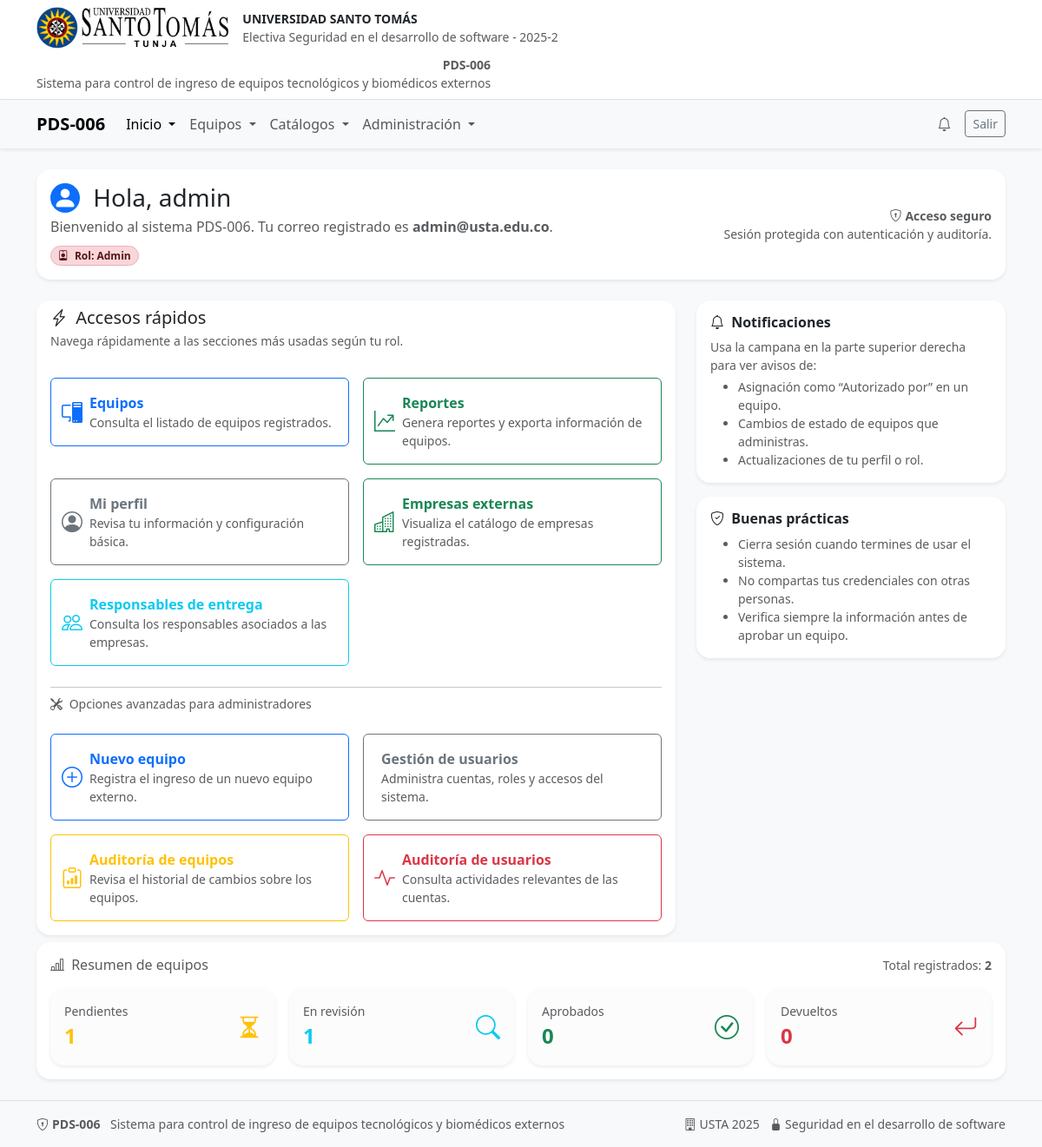
The app's page /dashboard (signed in) with its own data.
### models.py (models this page shows, shortened)
class Base(DeclarativeBase):  # para heredar en los modelos, es decir para hacer el mapeo ORM
    pass # pass es para indicar que no hay nada más que hacer aquí, es un marcador de posición.

class User(Base, UserMixin):
    __tablename__ = "users"
    id: Mapped[int] = mapped_column(Integer, primary_key=True, autoincrement=True)
    identificacion: Mapped[str] = mapped_column(
        String(30),
        unique=True,
        nullable=False,
        index=True
    )
    username: Mapped[str] = mapped_column(String(50), unique=True, nullable=False, index=True)
    email: Mapped[str] = mapped_column(String(120), unique=True, nullable=False, index=True)
    password_hash: Mapped[str] = mapped_column(String(255), nullable=False)
    role: Mapped[str] = mapped_column(
        Enum("admin", "usuario"),
        default="usuario",
        nullable=False
    )

### app.py (the view)
@app.route("/dashboard")
@login_required
def dashboard():
    db = SessionLocal()
    try:
        data = {
            "nombre": current_user.username,
            "correo": current_user.email,
        }
        total_equipos = db.query(func.count(Equipo.id)).scalar() or 0
        rows = (
            db.query(Equipo.estado, func.count(Equipo.id))
              .group_by(Equipo.estado)
              .all()
        )
        por_estado = {
            "pendiente": 0,
            "en_revision": 0,
            "aprobado": 0,
            "devuelto": 0,
        }
        for est, cnt in rows:
            if est in por_estado:
                por_estado[est] = cnt or 0
        metrics = {
            "total": total_equipos,
            "por_estado": por_estado,
        }
        return render_template("dashboard.html", data=data, metrics=metrics)
    finally:
        db.close()

### app.py (called while the page is built)
@login_manager.user_loader # carga el usuario a partir del ID almacenado en la sesión
def load_user(user_id):
    db = SessionLocal()
    try:
        return db.get(User, int(user_id))
    finally:
        db.close()

@app.teardown_appcontext # cerrar sesión de BD al terminar request
def remove_session(exception=None):
    SessionLocal.remove()

@app.context_processor
def inject_photo_url_helpers():
    def photo_url(kind: str, obj_id: int):
        path = f"uploads/{kind}_{obj_id}.png"
        full = os.path.join(app.static_folder, path)
        if os.path.exists(full):
            return url_for('static', filename=path)
        return url_for('static', filename='img/logo.png')
    return dict(photo_url=photo_url)

### templates/dashboard.html (shortened to what this page needs)
{% extends "base.html" %}
{% block content %}
<div class="row g-4">
  <div class="col-12">
    <div class="card shadow-sm border-0">
      <div class="card-body d-flex flex-column flex-md-row justify-content-between align-items-start align-items-md-center gap-3">
        <div>
          <h3 class="mb-1">
          <span class="d-inline-flex align-items-center justify-content-center bg-primary text-white rounded-circle me-2" style="width: 34px; height: 34px;">
          <i class="bi bi-person-fill"></i>
          </span>
          Hola, {{ data.nombre }}
          </h3>
          <p class="mb-2 text-muted">
            Bienvenido al sistema PDS-006. Tu correo registrado es
            <strong>{{ data.correo }}</strong>.
          </p>
          <span class="badge rounded-pill
                       {% if current_user.role == 'admin' %}bg-danger-subtle text-danger-emphasis border border-danger-subtle
                       {% else %}bg-primary-subtle text-primary-emphasis border border-primary-subtle{% endif %}">
            <i class="bi bi-person-badge me-1"></i>
            Rol: {{ current_user.role|capitalize }}
          </span>
        </div>
        <div class="text-muted small text-md-end">
          <div class="fw-semibold">
            <i class="bi bi-shield-lock me-1"></i>Acceso seguro
          </div>
          <div>Sesión protegida con autenticación y auditoría.</div>
        </div>
      </div>
    </div>
  </div>
  <div class="col-12 col-lg-8">
    <div class="card shadow-sm border-0 h-100">
      <div class="card-header bg-transparent border-0 pb-0">
        <h5 class="card-title mb-1">
          <i class="bi bi-lightning-charge me-1"></i> Accesos rápidos
        </h5>
        <p class="text-muted small mb-3">
          Navega rápidamente a las secciones más usadas según tu rol.
        </p>
      </div>
      <div class="card-body">
        <div class="row g-3">
          <div class="col-12 col-md-6">
            <a href="{{ url_for('equipos_index') }}"
               class="btn btn-outline-primary w-100 text-start d-flex align-items-center gap-2 py-3">
              <i class="bi bi-pc-display fs-4"></i>
              <div>
                <div class="fw-semibold">Equipos</div>
                <div class="small text-muted">
                  Consulta el listado de equipos registrados.
                </div>
              </div>
            </a>
          </div>
          <div class="col-12 col-md-6">
            <a href="{{ url_for('reportes') }}"
               class="btn btn-outline-success w-100 text-start d-flex align-items-center gap-2 py-3">
              <i class="bi bi-graph-up-arrow fs-4"></i>
              <div>
                <div class="fw-semibold">Reportes</div>
                <div class="small text-muted">
                  Genera reportes y exporta información de equipos.
                </div>
              </div>
            </a>
          </div>
          <div class="col-12 col-md-6">
            <a href="{{ url_for('perfil') }}"
               class="btn btn-outline-secondary w-100 text-start d-flex align-items-center gap-2 py-3">
              <i class="bi bi-person-circle fs-4"></i>
              <div>
                <div class="fw-semibold">Mi perfil</div>
                <div class="small text-muted">
                  Revisa tu información y configuración básica.
                </div>
              </div>
            </a>
          </div>
          <div class="col-12 col-md-6">
            <a href="{{ url_for('empresas_index') }}"
               class="btn btn-outline-success w-100 text-start d-flex align-items-center gap-2 py-3">
              <i class="bi bi-buildings fs-4"></i>
              <div>
                <div class="fw-semibold">Empresas externas</div>
                <div class="small text-muted">
                  Visualiza el catálogo de empresas registradas.
                </div>
              </div>
            </a>
          </div>
          <div class="col-12 col-md-6">
            <a href="{{ url_for('responsables_index') }}"
               class="btn btn-outline-info w-100 text-start d-flex align-items-center gap-2 py-3">
              <i class="bi bi-people fs-4"></i>
              <div>
                <div class="fw-semibold">Responsables de entrega</div>
                <div class="small text-muted">
                  Consulta los responsables asociados a las empresas.
                </div>
              </div>
            </a>
          </div>
          {% if current_user.role == 'admin' %}
          <div class="col-12">
            <hr class="my-2">
            <p class="text-muted small mb-2">
              <i class="bi bi-tools me-1"></i> Opciones avanzadas para administradores
            </p>
          </div>
          <div class="col-12 col-md-6">
            <a href="{{ url_for('equipos_create') }}"
               class="btn btn-outline-primary w-100 text-start d-flex align-items-center gap-2 py-3">
              <i class="bi bi-plus-circle fs-4"></i>
              <div>
                <div class="fw-semibold">Nuevo equipo</div>
                <div class="small text-muted">
                  Registra el ingreso de un nuevo equipo externo.
                </div>
              </div>
            </a>
          </div>
          <div class="col-12 col-md-6">
            <a href="{{ url_for('users_index') }}"
               class="btn btn-outline-secondary w-100 text-start d-flex align-items-center gap-2 py-3">
              <div>
                <div class="fw-semibold">Gestión de usuarios</div>
                <div class="small text-muted">
                  Administra cuentas, roles y accesos del sistema.
                </div>
              </div>
            </a>
          </div>
          <div class="col-12 col-md-6">
            <a href="{{ url_for('audit_equipos_admin') }}"
               class="btn btn-outline-warning w-100 text-start d-flex align-items-center gap-2 py-3">
              <i class="bi bi-clipboard-data fs-4"></i>
              <div>
                <div class="fw-semibold">Auditoría de equipos</div>
                <div class="small text-muted">
                  Revisa el historial de cambios sobre los equipos.
                </div>
              </div>
            </a>
          </div>
          <div class="col-12 col-md-6">
            <a href="{{ url_for('audit_admin') }}"
               class="btn btn-outline-danger w-100 text-start d-flex align-items-center gap-2 py-3">
              <i class="bi bi-activity fs-4"></i>
              <div>
                <div class="fw-semibold">Auditoría de usuarios</div>
                <div class="small text-muted">
                  Consulta actividades relevantes de las cuentas.
                </div>
              </div>
            </a>
          </div>
          {% endif %}
        </div>
      </div>
    </div>
  </div>
  <div class="col-12 col-lg-4">
    <div class="card shadow-sm border-0 mb-3">
      <div class="card-body">
        <h6 class="fw-semibold mb-2">
          <i class="bi bi-bell me-1"></i> Notificaciones
        </h6>
        <p class="small text-muted mb-1">
          Usa la campana en la parte superior derecha para ver avisos de:
        </p>
        <ul class="small text-muted mb-0">
          <li>Asignación como “Autorizado por” en un equipo.</li>
          <li>Cambios de estado de equipos que administras.</li>
          <li>Actualizaciones de tu perfil o rol.</li>
        </ul>
      </div>
    </div>
    <div class="card shadow-sm border-0">
      <div class="card-body">
        <h6 class="fw-semibold mb-2">
          <i class="bi bi-shield-check me-1"></i> Buenas prácticas
        </h6>
        <ul class="small text-muted mb-0">
          <li>Cierra sesión cuando termines de usar el sistema.</li>
          <li>No compartas tus credenciales con otras personas.</li>
          <li>Verifica siempre la información antes de aprobar un equipo.</li>
        </ul>
      </div>
    </div>
  </div>
<div class="col-12 mt-2">
  <div class="card shadow-sm border-0">
    <div class="card-body">
      <div class="d-flex justify-content-between align-items-center mb-3">
        <h6 class="text-muted mb-0">
          <i class="bi bi-bar-chart-line me-1"></i>
          Resumen de equipos
        </h6>
        <span class="small text-muted">
          Total registrados:
          <span class="fw-semibold">{{ metrics.total }}</span>
        </span>
      </div>
      <div class="row g-3">
        <div class="col-6 col-md-3">
          <div class="card border-0 shadow-sm h-100 bg-light-subtle">
            <div class="card-body py-3">
              <div class="d-flex justify-content-between align-items-center">
                <div>
                  <div class="small text-muted">Pendientes</div>
                  <div class="fs-4 fw-semibold text-warning">
                    {{ metrics.por_estado.pendiente }}
                  </div>
                </div>
                <i class="bi bi-hourglass-split fs-3 text-warning"></i>
              </div>
            </div>
          </div>
        </div>
        <div class="col-6 col-md-3">
          <div class="card border-0 shadow-sm h-100 bg-light-subtle">
            <div class="card-body py-3">
              <div class="d-flex justify-content-between align-items-center">
                <div>
                  <div class="small text-muted">En revisión</div>
                  <div class="fs-4 fw-semibold text-info">
                    {{ metrics.por_estado.en_revision }}
                  </div>
                </div>
                <i class="bi bi-search fs-3 text-info"></i>
              </div>
            </div>
          </div>
        </div>
        <div class="col-6 col-md-3">
          <div class="card border-0 shadow-sm h-100 bg-light-subtle">
            <div class="card-body py-3">
              <div class="d-flex justify-content-between align-items-center">
                <div>
                  <div class="small text-muted">Aprobados</div>
                  <div class="fs-4 fw-semibold text-success">
                    {{ metrics.por_estado.aprobado }}
                  </div>
                </div>
                <i class="bi bi-check-circle fs-3 text-success"></i>
              </div>
            </div>
          </div>
        </div>
        <div class="col-6 col-md-3">
          <div class="card border-0 shadow-sm h-100 bg-light-subtle">
            <div class="card-body py-3">
              <div class="d-flex justify-content-between align-items-center">
                <div>
                  <div class="small text-muted">Devueltos</div>
                  <div class="fs-4 fw-semibold text-danger">
                    {{ metrics.por_estado.devuelto }}
                  </div>
                </div>
                <i class="bi bi-arrow-return-left fs-3 text-danger"></i>
              </div>
            </div>
          </div>
        </div>
      </div>
    </div>
  </div>
</div>
</div>
{% endblock %}

### static/css/custom.css (style rules this page uses)
.card { border-radius: 1rem; }

### records on screen
User: nombre "admin", correo "admin@usta.edu.co", role "Admin"

### other values on screen
{{ metrics.total }} "2"
{{ metrics.por_estado.pendiente }} "1"
{{ metrics.por_estado.en_revision }} "1"
{{ metrics.por_estado.aprobado }} "0"
{{ metrics.por_estado.devuelto }} "0"
